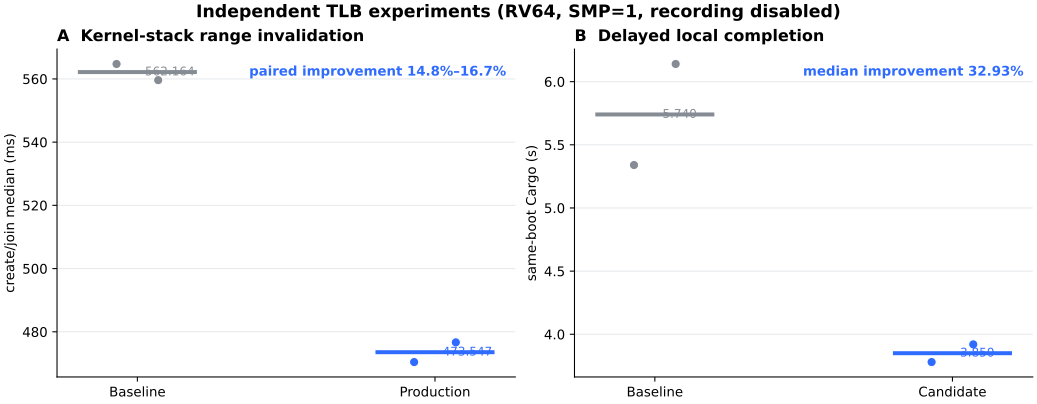

Here is the Python script that generated this plot:
#!/usr/bin/env python3
"""Render the two independent TLB result panels used by the report."""

import csv
import statistics
from pathlib import Path

import matplotlib.pyplot as plt


HERE = Path(__file__).resolve().parent
DATA = HERE.parents[1] / "evidence" / "results.csv"
OUTPUT = HERE / "tlb-results.svg"
BASELINE = "#858C94"
CANDIDATE = "#2F6BFF"


def rows_for(profile):
    with DATA.open(newline="", encoding="utf-8") as source:
        return [row for row in csv.DictReader(source) if row["profile"] == profile]


def grouped_points(ax, rows, title, ylabel, annotation):
    groups = [("baseline", BASELINE), ("production", CANDIDATE), ("candidate", CANDIDATE)]
    visible = [(name, color) for name, color in groups if any(r["series"] == name for r in rows)]
    for x, (name, color) in enumerate(visible):
        values = [float(r["value"]) for r in rows if r["series"] == name]
        offsets = [0.0] if len(values) == 1 else [(-0.07 + 0.14 * i / (len(values) - 1)) for i in range(len(values))]
        ax.scatter([x + offset for offset in offsets], values, s=48, color=color, zorder=3,
                   edgecolor="white", linewidth=0.8)
        median = statistics.median(values)
        ax.hlines(median, x - 0.20, x + 0.20, color=color, linewidth=3, zorder=2)
        ax.text(x, median, f"  {median:.3f}", color=color, va="center", fontsize=9)
    ax.set_xticks(range(len(visible)), [name.capitalize() for name, _ in visible])
    ax.set_title(title, loc="left", fontsize=12, fontweight="bold")
    ax.set_ylabel(ylabel)
    ax.text(0.98, 0.95, annotation, transform=ax.transAxes, ha="right", va="top",
            fontsize=10, color=CANDIDATE, fontweight="bold")
    ax.grid(axis="y", color="#E7E9EC", linewidth=0.8)
    ax.spines[["top", "right"]].set_visible(False)


fig, axes = plt.subplots(1, 2, figsize=(10.8, 4.2), constrained_layout=True)
grouped_points(
    axes[0],
    rows_for("rv64-smp1-kstack"),
    "A  Kernel-stack range invalidation",
    "create/join median (ms)",
    "paired improvement 14.8%–16.7%",
)
grouped_points(
    axes[1],
    rows_for("rv64-smp1-user-fault"),
    "B  Delayed local completion",
    "same-boot Cargo (s)",
    "median improvement 32.93%",
)
fig.suptitle("Independent TLB experiments (RV64, SMP=1, recording disabled)", fontsize=13, fontweight="bold")
fig.savefig(OUTPUT, format="svg", metadata={"Date": None})
